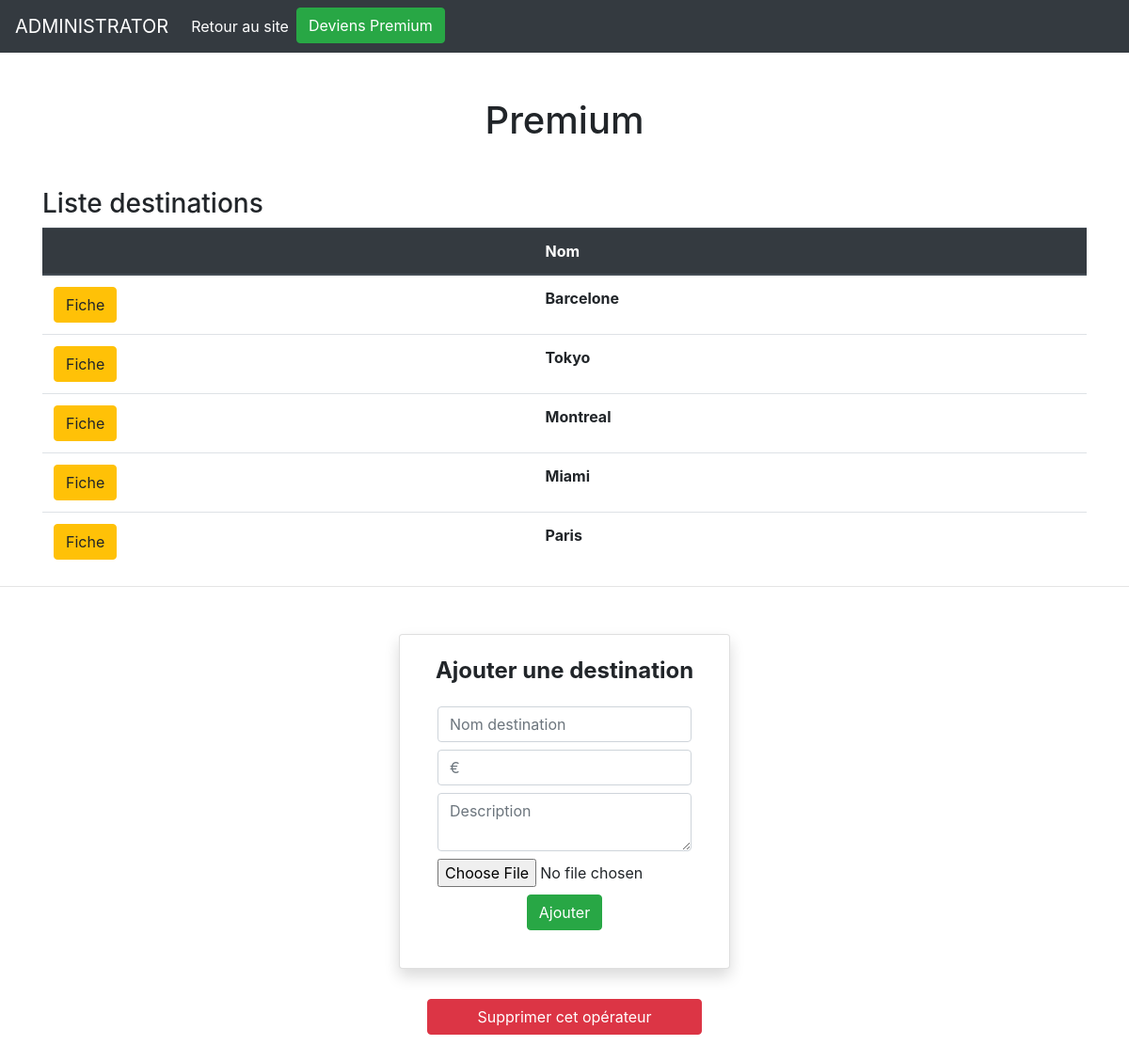
/admin/fiche-operator-admin.php?name=Premium, run on the app's committed database.
### tables this page shows
CREATE TABLE `destinations` (
  `id` int(10) NOT NULL,
  `location` varchar(150) NOT NULL,
  `price` int(10) NOT NULL,
  `operator_id` int(10) NOT NULL,
  `img` varchar(255) NOT NULL,
  `description` varchar(2000) NOT NULL
);

### assets/classes/OperatorManager.php (called while the page is built, shortened)
<?php
class OperatorManager
{
    protected $db;
    public function __construct(PDO $db)
    {
        $this->db = $db;
    }
    public function getOperator($request)
    {
        if (is_int($request)) {
            $getOperatorData = $this->db->prepare(
                'SELECT * FROM operators WHERE id = ?'
            );
            $getOperatorData->execute([$request]);
            $operatorData = $getOperatorData->fetch(PDO::FETCH_ASSOC);
        } else if (is_string($request)) {
            $getOperatorData = $this->db->prepare(
                'SELECT * FROM operators WHERE name = ?'
            );
            $getOperatorData->execute([$request]);
            $operatorData = $getOperatorData->fetch(PDO::FETCH_ASSOC);
        }
        return new Operator($operatorData);
    }
    public function getOperatorDestinations($operatorId)
    {
        $operatorDestinationsArray = [];
        $operatorDestinationsQuery = $this->db->prepare(
            'SELECT * FROM destinations WHERE operator_id = ?'
        );
        $operatorDestinationsQuery->execute([$operatorId]);
        while ($operatorDestination = $operatorDestinationsQuery->fetch(PDO::FETCH_ASSOC)) {
            $destination = new Destination($operatorDestination);
            array_push($operatorDestinationsArray, $destination);
        }
        return $operatorDestinationsArray;
    }
}
?>

### assets/classes/Operator.php (called while the page is built, shortened)
<?php
class Operator
{
    protected $id;
    public function hydrate(array $data)
    {
        foreach ($data as $key => $value) {
            $method = 'set' .ucfirst($key);
        }
    }
    public function getId()
    {
        return (int)$this->id;
    }
    public function setId($id)
    {
        $id = (int) $id;
        $this->id = $id;
    }
    public function setRate($rate)
    {
        $rate = (float) $rate;
    }
}
?>

### assets/classes/Destination.php (called while the page is built, shortened)
<?php
class Destination
{
    protected $location;
    public function hydrate(array $data)
    {
        foreach ($data as $key => $value) {
            $method = 'set' .ucfirst($key);
        }
    }
    public function setId($id)
    {
        $id = (int) $id;
    }
    public function getLocation()
    {
        return ucwords($this->location);
    }
    public function setLocation(string $location)
    {
        $this->location = $location;
    }
    public function setPrice($price)
    {
        $price = (int) $price;
    }
}
?>

### admin/fiche-operator-admin.php (the view, shortened to what this page needs)
<!doctype html>
<html lang="en">
<head>
  <link rel="stylesheet" href="https://stackpath.bootstrapcdn.com/bootstrap/4.5.0/css/bootstrap.min.css"
>
</head>
<body>
  <?php
  include ('../config.php');
  include ('../assets/partials/nav-admin.php');
  $operatorManager = new OperatorManager($db);
  $operator = $operatorManager -> getOperator($_GET['name']);
  ?>
  <div class="container mt-5">
    <h1 class="text-center mb-5"><?php echo $_GET['name'] ?></h1>
    <h3>Liste destinations</h3>
    <table class="table">
      <thead class="thead-dark">
        <tr>
          <th scope="col"></th>
          <th scope="col">Nom</th>
        </tr>
      </thead>
      <tbody>
        <?php    $allOperatorDestinations = $operatorManager->getOperatorDestinations($operator->getId());
        foreach ($allOperatorDestinations as $oneDestination) { ?>
        <tr>
          <th scope="row"><a class="btn btn-warning" href="fiche-destination-admin.php?name=<?= ($_GET['name']); ?>&location=<?= ($oneDestination->getLocation()); ?>" role="button">Fiche </a></th>
          <td class="font-weight-bold"><?= ($oneDestination->getLocation()); ?></td>
        </tr>
        <?php } ?>
      </tbody>
    </table>
  </div>
  <hr style="width:100%;height:2px;">
  <div class="container">
    <div class="container w-75 d-flex justify-content-center  mt-5">
      <div class="card p-4 shadow" style="width: 22rem;">
        <h4 class="text-center text-underlined"><strong>Ajouter une destination</strong></h4>
        <form class="p-3" action="../assets/apps/add-destination.php" method="POST" enctype="multipart/form-data">
          <input type="text" class="form-control mb-2" placeholder="Nom destination" name="destinationLocation">
          <input type="text" class="form-control mb-2" placeholder="€" name="destinationPrice">
          <textarea class="form-control mb-2" placeholder="Description" name="destinationDescription"></textarea>
          <input type="file" class="form-control-file" accept="image/*" name="destinationImage" >
          <div class="text-center">
            <button class="btn btn-success align-center mt-2" type="submit" name="submit">Ajouter</button>
          </div>
        </form>
      </div>
    </div>
  </div>
  <form class="p-3" action="../assets/apps/operator-delete-operator.php" method="POST">
    <div class="d-flex justify-content-center mt-3 mb-5">
      <button class="btn btn-danger d-flex justify-content-center w-25" href="#" role="button">Supprimer cet opérateur</button>
    </div>
  </form>
</body>
</html>

### data on the page
destinations: location "Barcelone"
destinations: location "Tokyo"
destinations: location "Montreal"
destinations: location "Miami"
destinations: location "Paris"

### other printed values
$_GET['name'] "Premium"
